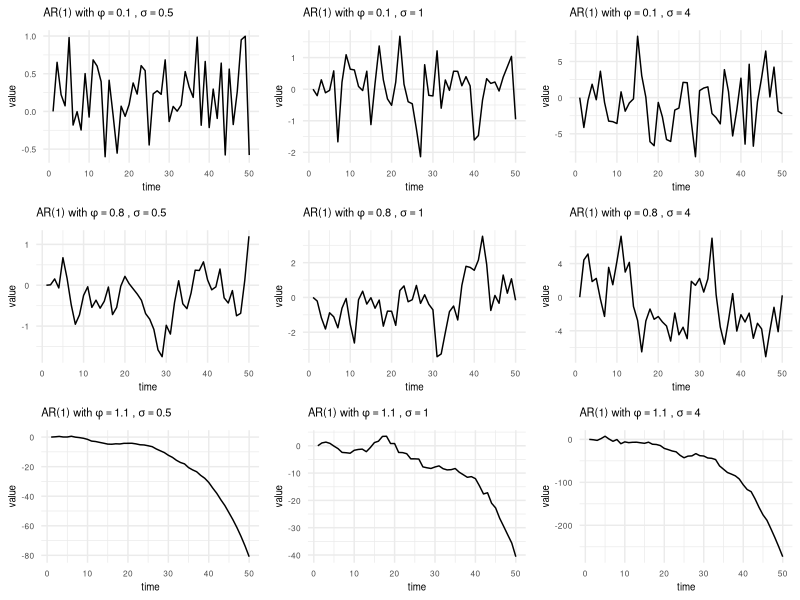

Recreate this plot in R.
# AUTHOR: OZAN HATIPOGLU - ADVANCED TIME SERIES LECTURE NOTES

# 
# Load necessary libraries
library(ggplot2)
library(gridExtra)

# Function to simulate AR(1) process
simulate_ar1 <- function(phi, n, start_value, sd_shock) {
  series <- numeric(n)
  series[1] <- start_value
  for (i in 2:n) {
    series[i] <- phi * series[i - 1] + rnorm(1, mean = 0, sd = sd_shock)
  }
  return(series)
}

# Set parameters
n <- 50  # Number of observations
start_value <- 0  # Starting value for all series
coefficients <- c(0.1, 0.8, 1.1)
sd_shocks <- c(0.5, 1, 4)

# Prepare plots
plots <- list()
plot_num <- 1
for (coeff in coefficients) {
  for (sd_shock in sd_shocks) {
    sim_values <- simulate_ar1(coeff, n, start_value, sd_shock)
    title_text <- bquote("AR(1) with" ~ phi == .(coeff) ~ "," ~ sigma == .(sd_shock))
    p <- ggplot(data.frame(time = 1:n, value = sim_values), aes(x = time, y = value)) +
      geom_line() +
      ggtitle(title_text) +
      theme_minimal() +
      theme(plot.title = element_text(size = 8),  # Adjust title size
            axis.title = element_text(size = 7),  # Adjust axis title size
            axis.text = element_text(size = 6))   # Adjust axis text size
    plots[[plot_num]] <- p
    plot_num <- plot_num + 1
  }
}

# Combine all plots
do.call(grid.arrange, c(plots, ncol = 3))
